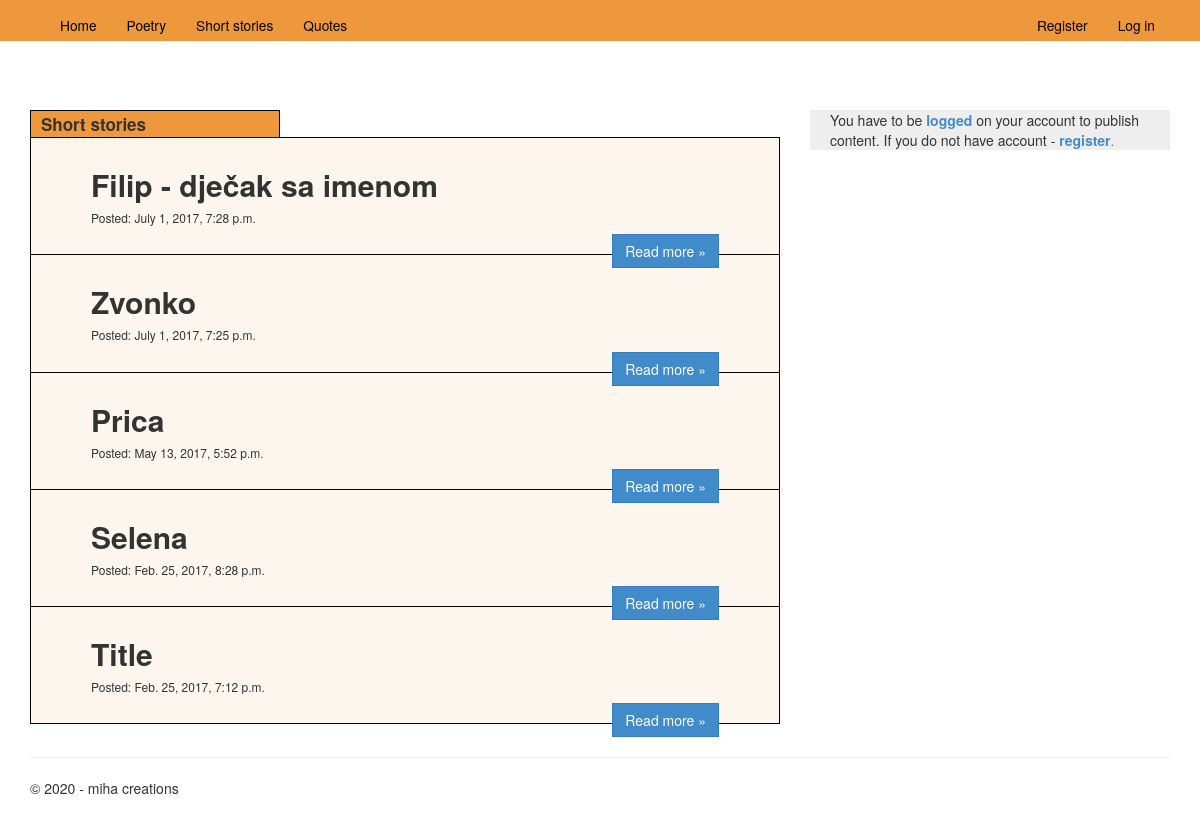
The page /shortstories on the database its author committed.
### app/models.py (models this page shows)
class ArtPublish(models.Model):
    author_id = models.ForeignKey(User, on_delete=models.CASCADE) #do I want to remove profile i.e. art when deleting user (?!)
    date = models.DateTimeField()
    views = models.BigIntegerField()
    upvotes = models.BigIntegerField()
    text = models.TextField()
    genre = models.CharField(max_length = 30)
    title = models.CharField(max_length = 100)

### app/views.py (the view)
# urls.py: url(r'^shortstories', app.views.shortStories, name='shortstories'),
def shortStories(request):
    assert isinstance(request, HttpRequest)
    stories = ArtPublish.objects.all().filter(genre = 'Story').defer("id", "title", "date", "author_id")[::-1]
    return render(
        request,
        'app/shortStories.html', #add
        {
           'title':'Home Page',
           'year':datetime.now().year,
           'stories':stories
        }
    )

### app/templates/app/shortStories.html (shortened to what this page needs)
﻿{% extends "app/layout.html" %}
{% block content %}
<br />
<br />
<div class="row">
    <div class="col-md-8">
         <div class="rect3 box incSize">
                    <b> Short stories </b>
         </div>
              {% for story in stories %}
             <div class="jumbotron myJumbotron4">
                <h2> <b> {{story.title}} </b> </h2>
                <h6> Posted: {{story.date}} </h6>
                <p class="middle">
                <a href="/look/story/{{story.id}}" class="btn btn-primary btn-large pull-right"> Read more &raquo;</a>
                 </p>
            </div>
        {% endfor %}
    </div>
    {% include 'app/search.html' %}
</div>
{% endblock %}

### app/static/app/content/site.css (style rules this page uses)
a { white-space: nowrap; }
.myJumbotron4 { margin-top: 0px; margin-bottom: -1px; padding: 20px; padding-top: 10px; background-color:#fcf6ef; border: 1px solid black; }
.middle { text-align:center; font-size: 15px; }
.incSize { font-size: 17px; }
.rect3 { margin-bottom:-1px; margin-top:0px; background-color: #ed983d; margin-right:500px; border: 1px solid black; padding:1px; padding-left:10px; text-align:left; }
* { border-radius: 0 !important; }

### rows shown on the page
ArtPublish: title "Filip - dječak sa imenom", date "July 1, 2017, 7:28 p.m."
ArtPublish: title "Zvonko", date "July 1, 2017, 7:25 p.m."
ArtPublish: title "Prica", date "May 13, 2017, 5:52 p.m."
ArtPublish: title "Selena", date "Feb. 25, 2017, 8:28 p.m."
ArtPublish: title "Title", date "Feb. 25, 2017, 7:12 p.m."
